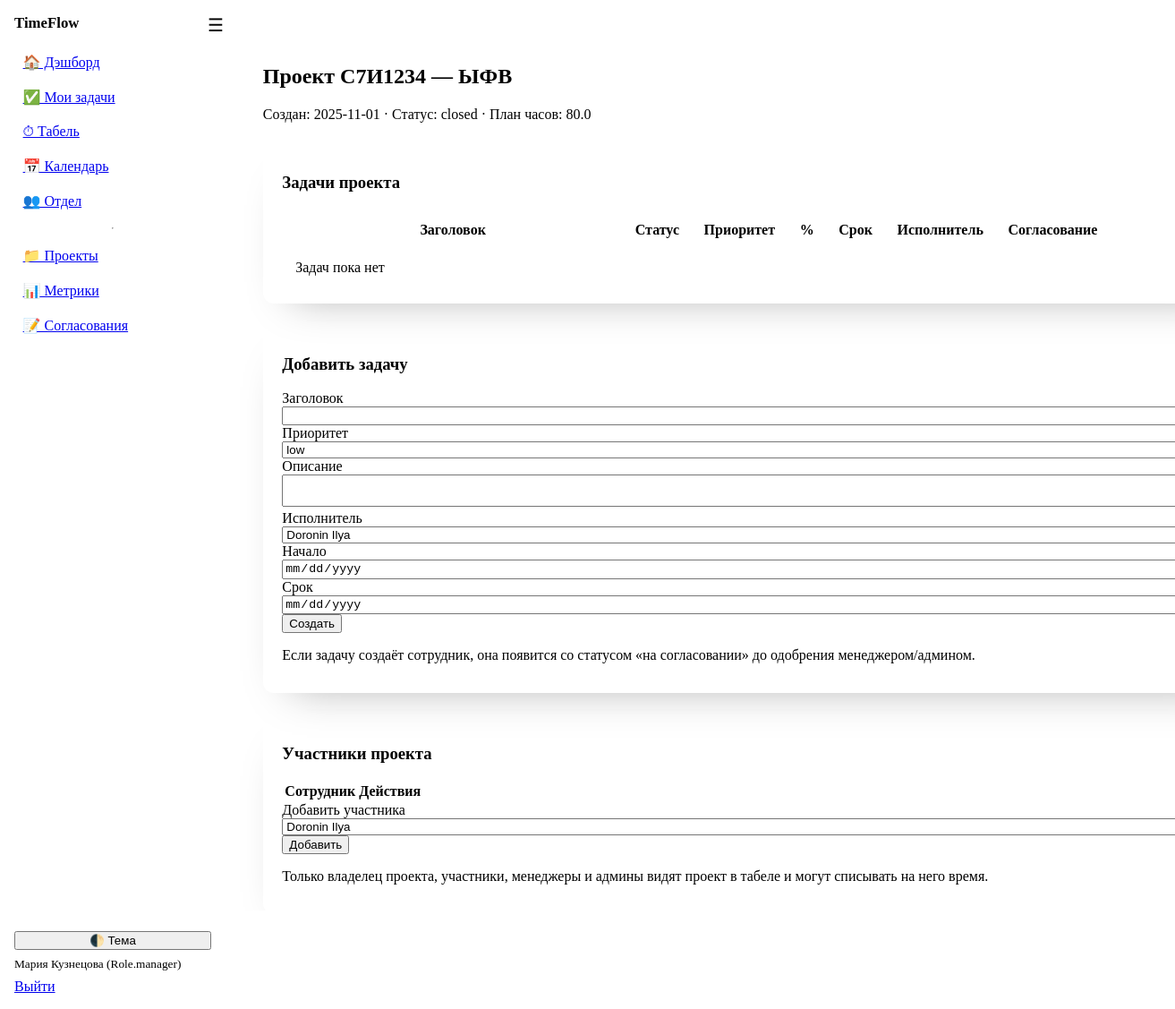
The app's page /projects/3 (signed in) with its own data.
### models.py (models this page shows)
class User(Base):
    __tablename__ = "users"
    id: Mapped[int] = mapped_column(Integer, primary_key=True, index=True)
    username: Mapped[str] = mapped_column(String(50), unique=True, index=True)
    full_name: Mapped[str] = mapped_column(String(120))
    email: Mapped[str] = mapped_column(String(200), unique=True)
    department: Mapped[str] = mapped_column(String(120), default="")
    role: Mapped[Role] = mapped_column(Enum(Role), default=Role.employee)
    is_active: Mapped[bool] = mapped_column(Boolean, default=True)
    hashed_password: Mapped[str] = mapped_column(String(255))
    created_at: Mapped[dt.datetime] = mapped_column(DateTime, default=dt.datetime.utcnow)
    tasks: Mapped[list["Task"]] = relationship(
        "Task",
        back_populates="assignee",
        foreign_keys="Task.assignee_id",
    )
    time_entries: Mapped[list["TimeEntry"]] = relationship(
        "TimeEntry",
        back_populates="user",
        foreign_keys="TimeEntry.user_id",
    )
    member_projects: Mapped[list["ProjectMember"]] = relationship(backref="user", cascade="all, delete-orphan")

class Project(Base):
    __tablename__ = "projects"
    id: Mapped[int] = mapped_column(Integer, primary_key=True)
    code: Mapped[str] = mapped_column(String(50), index=True)  # e.g., C7И**** or other code
    name: Mapped[str] = mapped_column(String(200))
    description: Mapped[str] = mapped_column(Text, default="")
    is_project: Mapped[bool] = mapped_column(Boolean, default=True)  # False = non-project bucket
    status: Mapped[str] = mapped_column(String(20), default="active")  # active/closed
    planned_hours: Mapped[float] = mapped_column(Float, default=0.0)
    owner_id: Mapped[int | None] = mapped_column(ForeignKey("users.id"))
    date_created: Mapped[dt.date] = mapped_column(Date, default=dt.date.today)
    planned_due_date: Mapped[dt.date | None] = mapped_column(Date, nullable=True)
    owner: Mapped["User"] = relationship()
    tasks: Mapped[list["Task"]] = relationship(back_populates="project")
    __table_args__ = (UniqueConstraint("code", name="uq_project_code"),)
    members: Mapped[list["ProjectMember"]] = relationship(
        backref="project", cascade="all, delete-orphan"
    )

### app.py (the view)
@app.get("/projects/{project_id}", response_class=HTMLResponse)
def project_detail(request: Request, project_id: int, db: Session = Depends(get_db), user: User = Depends(get_current_user)):
    p = db.get(Project, project_id)
    if not p: raise HTTPException(404, "Проект не найден")
    tasks = db.scalars(select(Task).where(Task.project_id == p.id).order_by(Task.priority.desc(), Task.due_date.nulls_last())).all()
    members = db.scalars(select(ProjectMember).where(ProjectMember.project_id == p.id)).all()
    users = db.scalars(select(User).order_by(User.full_name)).all()
    return templates.TemplateResponse("project_detail.html", {"request": request, "user": user, "project": p, "tasks": tasks, "members": members, "users": users, "app_name": APP_NAME})

### templates/project_detail.html (shortened to what this page needs)
{% extends "base.html" %}
{% block content %}
  <h2>Проект {{ project.code }} — {{ project.name }}</h2>
  <p class="muted">Создан: {{ project.date_created }} · Статус: {{ project.status }} · План часов: {{ '%.1f'|format(project.planned_hours or 0) }}</p>
  <article>
    <h3>Задачи проекта</h3>
    <table class="sticky-table">
      <thead><tr><th>Заголовок</th><th>Статус</th><th>Приоритет</th><th>%</th><th>Срок</th><th>Исполнитель</th><th>Согласование</th></tr></thead>
      <tbody>
        {% if tasks|length == 0 %}
        <tr><td colspan="7" class="muted">Задач пока нет</td></tr>
        {% endif %}
      </tbody>
    </table>
  </article>
  <article>
    <h3>Добавить задачу</h3>
    <form method="post" action="/tasks/new" class="grid">
      <label>Заголовок <input type="text" name="title" required></label>
      <label>Приоритет
        <select name="priority">
          {% for p in Priority %}<option value="{{ p.value }}">{{ p.value }}</option>{% endfor %}
        </select>
      </label>
      <label>Описание <textarea name="description"></textarea></label>
      <label>Исполнитель
        <select name="assignee_id" required>
          {% for u in users %}<option value="{{ u.id }}">{{ u.full_name }}</option>{% endfor %}
        </select>
      </label>
      <label>Начало <input type="date" name="start_date"></label>
      <label>Срок <input type="date" name="due_date"></label>
      <button type="submit">Создать</button>
    </form>
    <p class="muted">Если задачу создаёт сотрудник, она появится со статусом «на согласовании» до одобрения менеджером/админом.</p>
  </article>
  {% if user.role in ['manager','admin'] %}
  <article>
    <h3>Участники проекта</h3>
    <table>
      <thead><tr><th>Сотрудник</th><th>Действия</th></tr></thead>
    </table>
    <form method="post" action="/projects/{{ project.id }}/members/add" class="grid">
      <label>Добавить участника
        <select name="user_id">
          {% for u in users %}<option value="{{ u.id }}">{{ u.full_name }}</option>{% endfor %}
        </select>
      </label>
      <button type="submit">Добавить</button>
    </form>
    <p class="muted">Только владелец проекта, участники, менеджеры и админы видят проект в табеле и могут списывать на него время.</p>
  </article>
  {% endif %}
{% endblock %}

### templates/base.html (shortened to what this page needs)
<!doctype html>
<html lang="ru" data-theme="light">
<head>
  <link rel="stylesheet" href="https://cdn.jsdelivr.net/npm/@picocss/pico@1/css/pico.min.css">
  <link rel="stylesheet" href="/static/theme.css">
</head>
<body class="layout">
  <aside class="sidebar">
    <div class="brand">
      <strong>{{ app_name }}</strong>
    </div>
    <nav class="menu">
      <a href="/dashboard">🏠 Дэшборд</a>
      <a href="/tasks?mine=1">✅ Мои задачи</a>
      <a href="/timesheet">⏱ Табель</a>
      <a href="/leaves">📅 Календарь</a>
      <a href="/team">👥 Отдел</a>
      {% if user and (user.role in ['manager','admin']) %}
        <hr>
        <a href="/projects">📁 Проекты</a>
        <a href="/metrics">📊 Метрики</a>
        <a href="/admin/approvals">📝 Согласования</a>
      {% endif %}
    </nav>
    <div class="sidebar-bottom">
      <button class="contrast full" onclick="toggleTheme()">🌓 Тема</button>
      {% if user %}
        <small class="muted">{{ user.full_name }} ({{ user.role }})</small>
        <a href="/auth/logout" class="secondary full">Выйти</a>
      {% endif %}
    </div>
  </aside>
  <header class="topbar">
    <label for="nav-toggle" class="burger" aria-label="Открыть меню">☰</label>
  </header>
  <main class="content{% block content_class %}{% endblock %}">
    {% block content %}{% endblock %}
  </main>
  <footer class="container footer-note">
    <small>&copy; {{ org_name if org_name is defined else '' }} • {{ app_name }}</small>
  </footer>
</body>
</html>

### static/theme.css (style rules this page uses)
:root { --sidebar-w: 220px; --topbar-h: 52px; --pico-border-radius: 12px; --content-max-width: 1200px; --content-gutter: clamp(1rem, 2.2vw + 0.5rem, 3rem); --chart-h: clamp(260px, 38vh, 520px); --tf-critical: hsl(0 75% 45%); --tf-badge-green-bg: hsl(148 58% 88%); --tf-badge-green-fg: hsl(148 45% 24%); --tf-badge-amber-bg: hsl(40 95% 90%); --tf-badge-amber-fg: hsl(28 65% 28%); --tf-badge-red-bg: hsl(3 80% 92%); --tf-badge-red-fg: hsl(3 70% 35%); --tf-badge-blue-bg: hsl(224 90% 92%); --tf-badge-blue-fg: hsl(224 70% 30%); --tf-badge-gray-bg: hsl(210 16% 90%); --tf-badge-gray-fg: hsl(210 12% 30%); }
.layout { display: contents; }
.sidebar { position: fixed; inset: 0 auto 0 0; width: var(--sidebar-w); background: var(--pico-card-background-color); border-right: 1px solid var(--pico-muted-border-color); padding: 1rem; display: flex; flex-direction: column; gap: 1rem; transform: translateX(-100%); transition: transform .2s ease; z-index: 1000; }
.brand { font-size: 1.05rem; white-space: nowrap; overflow: hidden; text-overflow: ellipsis; }
.menu { display: flex; flex-direction: column; gap: .25rem; }
.menu a { padding: .5rem .6rem; border-radius: 8px; }
.sidebar-bottom { margin-top: auto; display: grid; gap: .5rem; }
.full { width: 100%; }
.muted { color: var(--pico-muted-color); }
.topbar { position: fixed; top: 0; left: 0; right: 0; height: var(--topbar-h); display: flex; align-items: center; gap: .5rem; padding: 0 .75rem; background: var(--pico-background-color); border-bottom: 1px solid var(--pico-muted-border-color); z-index: 1100; }
.burger { font-size: 1.25rem; cursor: pointer; user-select: none; }
.content { padding: calc(var(--topbar-h) + 1rem) var(--content-gutter) 3rem; margin: 0 auto; width: min(100%, var(--content-max-width)); display: flex; flex-direction: column; gap: 1.25rem; }
.content > * { margin: 0; }
.footer-note { margin: 0 auto 2.5rem; width: min(100%, var(--content-max-width)); padding: 0 var(--content-gutter); }
.surface, .content > article, .content > table, .content > form, .content > details { background: var(--pico-card-background-color); border: 1px solid var(--pico-muted-border-color); border-radius: var(--pico-border-radius); padding: 1.1rem 1.35rem; box-shadow: 0 24px 48px -32px rgba(0, 0, 0, 0.35); }
.sticky-table thead th { position: static; }
@media (min-width: 992px) { .sidebar { transform: translateX(0); } }
@media (min-width: 992px) { .topbar { left: var(--sidebar-w); } }
@media (min-width: 992px) { .content, .footer-note { margin-left: calc(var(--sidebar-w) + var(--content-gutter)); width: min(calc(100% - var(--sidebar-w)), var(--content-max-width)); } }

### templates/base.html (style rules this page uses)
:root { --tf-topbar-h: 56px; --topbar-h: 56px; }
.sticky-table { position: relative; }
.sticky-table thead th { position: static; }
.sticky-table thead th, .sticky-table tbody td { padding:.6rem .8rem; line-height:1.35; vertical-align:middle; }
.sticky-table th, .sticky-table td { white-space:nowrap; }
.sticky-table td:first-child, .sticky-table th:first-child { white-space:normal; min-width:22rem; }
label > input, label > select, label > textarea { width:100%; }

### records on screen
User: full_name "Мария Кузнецова", role "Role.manager"
Project: code "С7И1234", name "ЫФВ", date_created "2025-11-01", status "closed", planned_hours "80.0"

### other values on screen
{{ app_name }} "TimeFlow"
form field priority "low"
form field assignee_id "Doronin Ilya"
form field user_id "Doronin Ilya"
